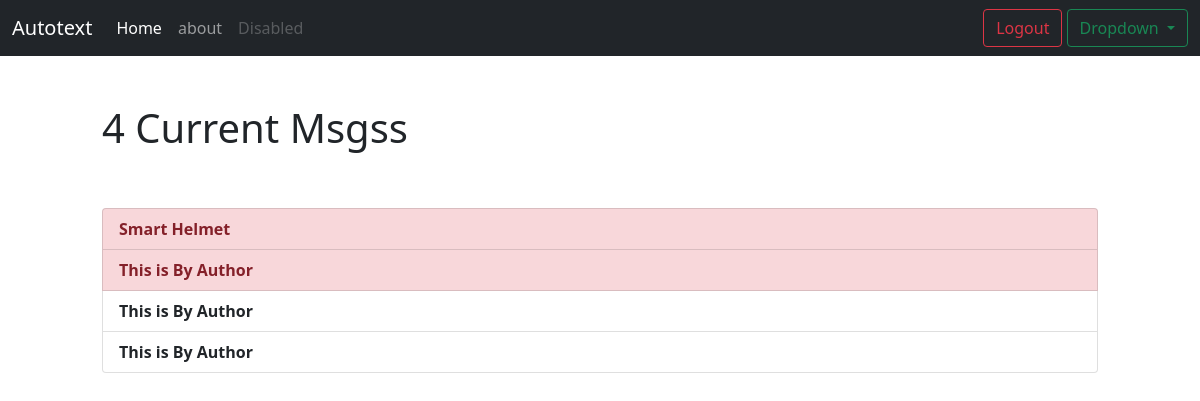
Before: /current/ (signed in) with the older database file.
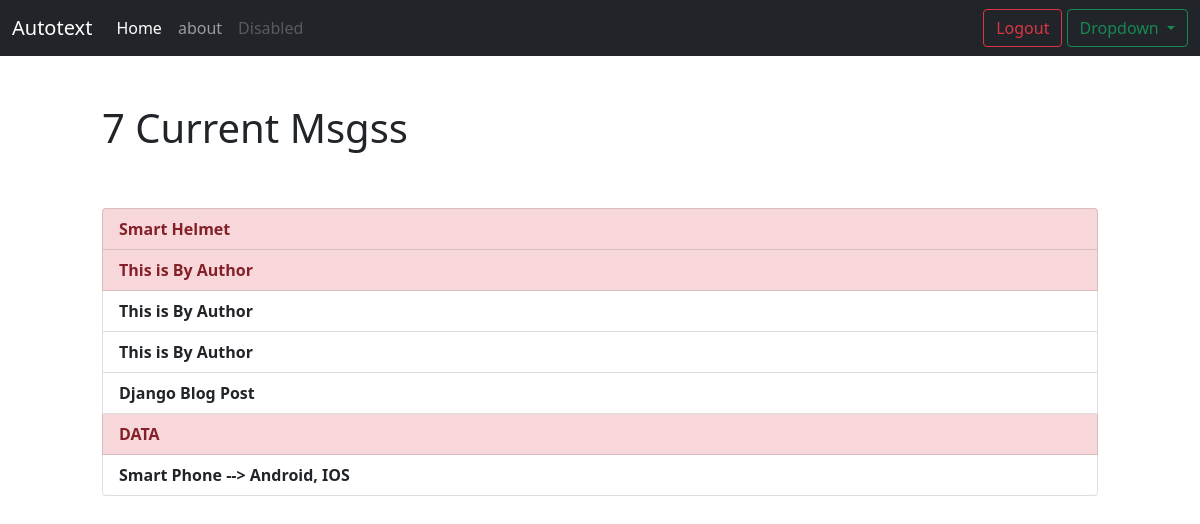
After: the same page with the newer database file.
### reminders/models.py (models this page shows, shortened)
class Automate_text(models.Model):
    title = models.CharField(max_length=100)
    message = models.TextField(blank=True)
    number = models.IntegerField(blank=False)
    created = models.DateTimeField(auto_now_add=True)
    datecompleted = models.DateTimeField(null=True, blank=True)
    important = models.BooleanField(default=False)
    user = models.ForeignKey(User, on_delete=models.CASCADE)

### reminders/views.py (the view)
# urls.py: path('current/', views.currentmsgs, name='currentmsgs'),
@login_required
def currentmsgs(request):
    msg = Automate_text.objects.filter(user=request.user, datecompleted__isnull=True)
    return render(request, 'reminders/current_msg.html', {'msgs':msg})

### reminders/templates/reminders/current_msg.html (shortened to what this page needs)
{% extends "reminders/base_two.html" %}
{% block content %}
    <div class="row justify-content-center mt-5">
        <div class="col-md-10">
            {% if msgs %}
                 <h1>{{ msgs.count }} Current Msgs{{ msgs.count|pluralize }}</h1>
            {% else %}
                           <h1>Current Msgs</h1>
            {% endif %}
        </div>
    </div>
    <div class="row justify-content-center mt-5">
        <div class="col-md-10">
        {% if msgs %}
            <div class="list-group">
                {% for msg in msgs %}
                    <a href="{% url 'viewmsgs' msg.id %}" class="list-group-item list-group-item-action{% if msg.important %} list-group-item-danger{% endif %}"><b>{{ msg.title }}</b></a>
                {% endfor %}
            </div>
        {% else %}
            <div class="text-center">
                <h2>Looks like you don't have any Msgs! Nice work.</h2>
            <br>
            <a role="button" class="btn btn-outline-primary" href="{% url 'createmsgs' %}">New Msgs</a>
            </div>
        {% endif %}
        </div>
    </div>
{% endblock %}

Changed rows visible on the page:
added Automate_text: title "Django Blog Post"
added Automate_text: title "DATA", important True (drawn)
added Automate_text: title "Smart Phone --> Android, IOS"
Other visible differences:
{{ msgs.count }}: "4" → "7"
